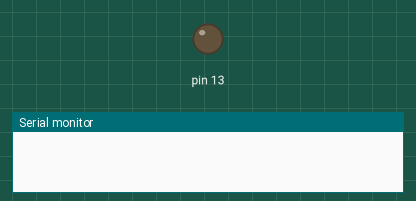
This sketch was run on a simulated Arduino Uno, built with avr-gcc and run on an emulated ATmega328P. Parts: output pins drawn as LEDs (lit = HIGH), the last lines printed to the serial monitor.

Above: at 1.0 s.
At 3.0 s:
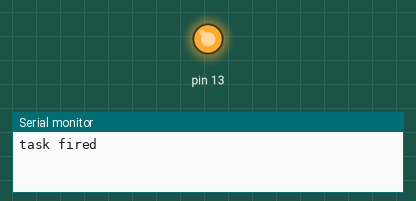
Timing chart, 0 to 5.3 s (numbered marks = the images above):
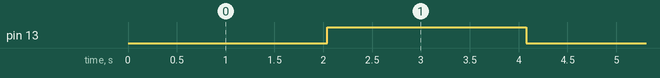

The sketch:

myMsTimer2.ino
```cpp
/*
MsTimer2相当のことをしてみる
MsTimer2でやっていること(予想)
1. 1msごとに割込を発生させ、カウントアップする
2. カウントが一定値に達したら処理を実行してカウンタをリセットする

・実現のための方法
timer2のCTCモードで1msの割込を作る
1ms -> 16000000/1000=16000クロック
16000/分周比(1,8,32,64,128,256,1024)のうち、255以下のものを探す。
すると64,128,256,1024となるが、なるべく整数にしたいので、64または128にする。
どちらでもよいが、分周比を64とする。16000/64=250より、OCR2A=250
ISRでカウントアップ+一定値で処理実行

・用意する変数
カウンタ変数 unsigned long millis_cnt(最大値は2^32-1なので、オーバーフローを気にしなくてOK)
間隔を表す変数 unsigned long interval
関数ポインタ void (*func)(void)
*/

unsigned long millis_cnt = 0;
unsigned long interval = 2000;

void task(){
  Serial.println("task fired");
  PORTB ^= 0B00100000;
}

ISR(TIMER2_COMPA_vect){
  millis_cnt ++;
  if(millis_cnt >= interval){
    millis_cnt = 0;
    task();
  }
}

void setup() {
  // put your setup code here, to run once:
  Serial.begin(9600);
  TCCR2A = 0B00000001;
  TCCR2B = 0B00000100;
  TIMSK2 = 0B00000010;
  OCR2A = 249;
  DDRB = 0B00100000;
}

void loop() {
  // put your main code here, to run repeatedly:
  delay(3000);
}
```

Measured:
- by itself, pin 13: alternates HIGH for 2.0 s and LOW for 2.0 s
